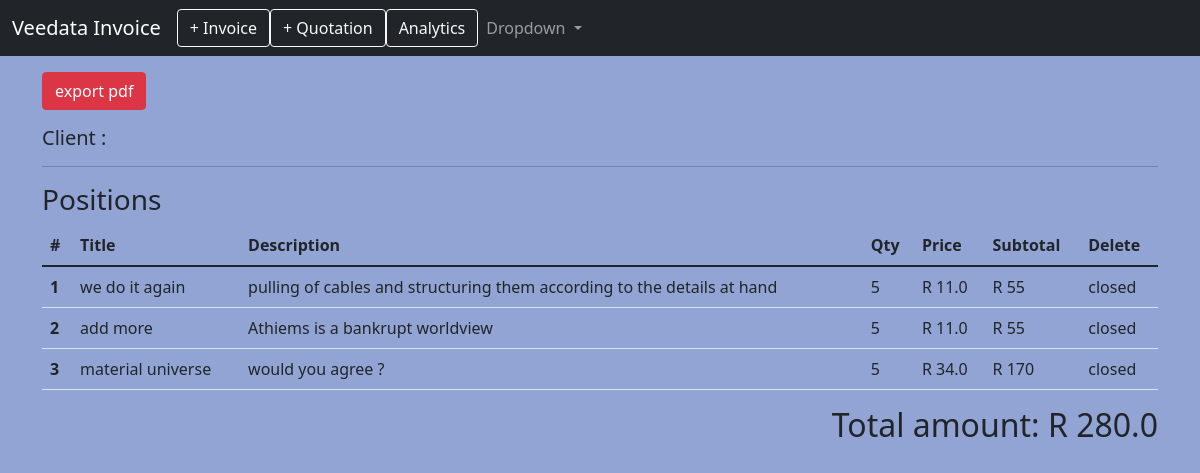
Screenshot of /estimates/3/ (signed in) with the database file from the repository.
### estipositions/models.py (models this page shows, shortened)
class Position(models.Model):
    estimate = models.ForeignKey(Estimate, on_delete=models.CASCADE)
    title = models.CharField(max_length=200)
    description = models.TextField(blank=True, help_text='optional')
    quantity = models.IntegerField(default=0, help_text='how many units?',blank=True)
    price = models.FloatField(default=0.00, help_text='in Rands',blank=True)
    amount = models.FloatField(null=True, help_text="in Rands")
    created = models.DateTimeField(auto_now_add=True)

### estimates/models.py (models this page shows, shortened)
class Estimate(models.Model):
    profile = models.ForeignKey(Profiles, on_delete=models.CASCADE)
    clients = models.ForeignKey(Client, on_delete=models.CASCADE)
    estimate_number = models.CharField(max_length=100)
    completion_date = models.DateField(null=True, blank=True)
    issued_date = models.DateField(null=True, blank=True)
    created = models.DateTimeField(auto_now_add=True)
    closed = models.BooleanField(default=False)
    payed= models.BooleanField(default=False)
    tags = models.ManyToManyField(Tag, blank=True)
    @property
    def tags(self):
        return self.tags.all()
    @property
    def positions(self):
        return self.position_set.all()
    @property
    def total_amount(self):
        return self.positions.aggregate(
            total_price=Sum(F('quantity') * F('price'))
        )['total_price'] or Decimal('0')

### estimates/views.py (the view, shortened to what this page needs)
# urls.py: path('<pk>/', login_required(AddPositionsFormView.as_view()), name='estimate_detail'),
class AddPositionsFormView(FormView):
    form_class = EstimatePositionForm
    template_name = 'estimates/detail.html'
    def get_context_data(self, **kwargs):
        context = super().get_context_data(**kwargs)
        estimate_obj = Estimate.objects.get(pk=self.kwargs.get('pk'))
        qs = estimate_obj.positions
        context['obj'] = estimate_obj
        context['qs'] = qs
        return context

### templates/estimates/detail.html (shortened to what this page needs)
{% extends 'partials/base.html' %}
{% load crispy_forms_tags %}
{% block content %}
      </div>
      <div>
        {% if not obj.closed  %}
       <button type="button" class="btn btn-primary" data-bs-toggle="modal" data-bs-target="#addPositionsModal">
        +add position.
       </button>
       <button type="button" class="btn btn-warning" data-bs-toggle="modal" data-bs-target="#closePositionsModal">
        close positions.
       </button>
      </div>
        {% else %}
        <a href="{% url 'estimates:pdf' obj.pk %}" class ="btn btn-danger">export pdf</a>
        {% endif %}
   <div class= "mt-3">
      <h5>Client : {{obj.client.name}}</h5>
      <hr>
      <h3>Positions</h3> {{obj.client.name}}</h3>
      {% if qs %}
      <table class="table">
        <thead>
          <tr>
            <tr>
              <th scope="col">#</th>
              <th scope="col">Title</th>
              <th scope="col">Description</th>
              <th scope="col">Qty</th>
              <th scope="col">Price</th>
              <th scope="col">Subtotal</th>
              <th scope="col">Delete</th>
           </tr>
        </thead>
        <tbody>
          {% for item in qs %}
            <tr style = "vertical-align:middle;">
                <th scope="row">{{forloop.counter}}</th>
                <td>{{item.title}}</td>
                <td>{{item.description}}</td>
                <td>{{item.quantity}}</td>
                <td>R {{item.price}}</td>
                <td>R {% widthratio item.quantity 1 item.price %}</td>
                <td>
                    {% if not obj.closed %}
                    <a href="{% url 'invoice_app:position-delete' obj.pk item.pk %}" class="btn btn-danger">x</a>
                    {% else %}
                    closed
                    {% endif %}
                  </td>
             </tr>
            {% endfor %}
           </tbody>
        </table>
        <div class="mt-2 text-end">
            <h2>Total amount: R {{ obj.total_amount}}</h2>
        </div>
        {% else %}
        <h5>No positions yet.</h>
        {% endif %}
   </div>
{% endblock content %}

### templates/partials/base.html (shortened to what this page needs)
 {% include 'partials/head.html' %}
  <body>
    {% include 'partials/navbar.html' %}
    <div class="container mt-3">
      {% block content %}
      {% endblock content %}
    </div>
  </body>
</html>

### templates/partials/head.html (shortened to what this page needs)
{% load static %}
<!doctype html>
<html lang="en">
  <head>
    <link href="https://cdn.jsdelivr.net/npm/bootstrap@5.1.3/dist/css/bootstrap.min.css" rel="stylesheet">
     <link rel="stylesheet" href="{% static 'style.css' %}">
  </head>

### templates/partials/navbar.html (shortened to what this page needs)
            {% if user.is_authenticated %}
            <nav class="navbar navbar-expand-lg navbar-dark bg-dark">
            <div class="container-fluid">
              <a href="{% url 'invoice_app:main' %}" class="navbar-brand">Veedata Invoice</a>
              <a href="{% url 'invoice_app:create' %}" class="btn btn-outline-light">+ Invoice</a>
              <a href="{% url 'estimates:estimate' %}" class="btn btn-outline-light">+ Quotation</a>
              <a href="{% url 'positions:routing' %}" class="btn btn-outline-light">Analytics</a>
              <div class="collapse navbar-collapse" id="navbarNavDarkDropdown">
                <ul class="navbar-nav">
                  <li class="nav-item dropdown">
                    <a class="nav-link dropdown-toggle" href="#" id="navbarDarkDropdownMenuLink" role="button" data-bs-toggle="dropdown" aria-expanded="false">
                      Dropdown
                    </a>
                      {% endif %}
                  </li>
                </ul>
              </div>
            </div>
          </nav>

### static/style.css (style rules this page uses)
body { background-color:rgb(145, 164, 211); }

### rows the page displays
Position: title "we do it again", description "pulling of cables and structuring them according to the details at hand", quantity "5", price "11.0", quantity+price "55"
Position: title "add more", description "Athiems is a bankrupt worldview", quantity "5", price "11.0", quantity+price "55"
Position: title "material universe", description "would you agree ?", quantity "5", price "34.0", quantity+price "170"
Estimate: total_amount "280.0"
